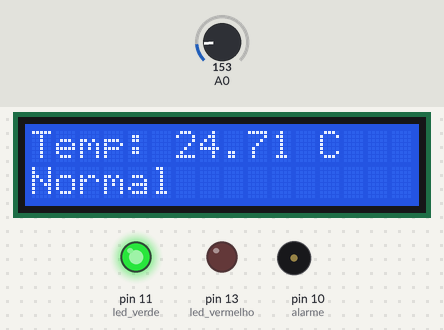
Simulated run of this sketch. Board: Arduino Uno, built with avr-gcc and run on an emulated ATmega328P. Shown: 16×2 character LCD, output pins drawn as LEDs (lit = HIGH), buzzer (waves = sounding). The test bench sets the inputs (shaded band); at power-on: A0 = 153. What the sketch prints to the serial monitor is not drawn.

Above: at 1.2 s.
1.3 s: A0 set to 160
At 3.2 s:
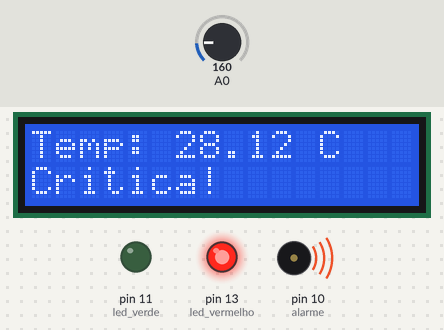
7.3 s: A0 set to 133
At 7.9 s:
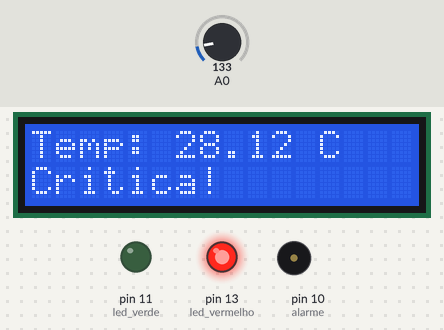
10.0 s: A0 set to 114
At 11.4 s:
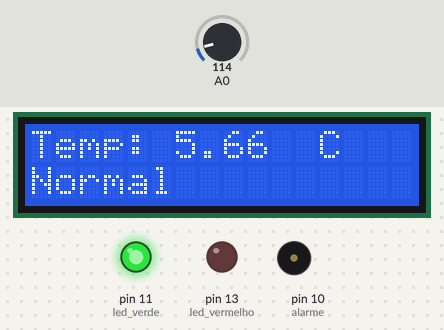
Timing chart, 0 to 13.0 s (numbered marks = the images above; inputs shaded):
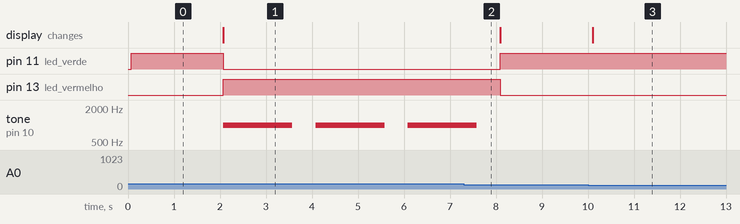

The sketch:

main.ino
```cpp
/* Projeto 1: Estação de Monitorização de Temperatura com TMP36
Descrição: Lê a temperatura ambiente através do sensor TMP36 (A0) e altera o estado dos LEDs (Vermelho = temp > 25º, Verde = temp <= 25º)
*/
#include <LiquidCrystal.h> //incluir biblioteca LC

LiquidCrystal lcd(2,3,4,5,6,7);
void setup()
{
  pinMode(13, OUTPUT); //led vermelho
  pinMode(11, OUTPUT); //led verde
  pinMode(10, OUTPUT); // alarme (buzzer)

  Serial.begin(9600);
  lcd.begin(16,2);

}

void loop()
{
  int leitura =analogRead(A0);
  float volt =leitura *(5.0/1024.0); //converte para volts
  float temp= (volt-0.5)*100; //converte para Celsius

  Serial.print("Temperatura: ");
  Serial.print(temp);
  Serial.println(" C");

  if(temp>25)
  {
    lcd.clear();
    tone(10,1000,1500);
    lcd.setCursor(0,0);
    lcd.print("Temp:");
    lcd.setCursor(6,0);
    lcd.print(temp);
    lcd.setCursor(12,0);
    lcd.print("C");
    lcd.setCursor(0,1);
    lcd.print("Critica!");

   digitalWrite(13, HIGH);//led vermelho acende
   digitalWrite(11, LOW); //led verde desliga

  }
  else
  {
    lcd.clear();
    noTone(10);
    lcd.setCursor(0,0);
    lcd.print("Temp:");
    lcd.setCursor(6,0);
    lcd.print(temp);
    lcd.setCursor(12,0);
    lcd.print("C");
    lcd.setCursor(0,1);
    lcd.print("Normal");
    digitalWrite(11, HIGH); //led verde acende
   digitalWrite(13, LOW);  //led vermelho desliga
  }
  delay(2000); //espera 2 segundos até à próxima leitura
}
```

Measured:
- the behaviour switches between 153 and 154 on A0 (found by bisection; images 0 and 1)
- after the input at 1.3 s, pin 11 (led_verde): HIGH → LOW after 0.78 s; pin 13 (led_vermelho): LOW → HIGH after 0.78 s; tone on pin 10 (alarme): alternates 1000 Hz for 1.5 s and silent for 0.51 s, starting after 0.77 s; the display: changes after 0.78 s (image 1)
- after the input at 7.3 s, pin 11 (led_verde): LOW → HIGH after 0.79 s; pin 13 (led_vermelho): HIGH → LOW after 0.79 s; tone on pin 10 (alarme): goes on until 7.6 s, then stays silent
- after the input at 10.0 s, the display: changes after 0.10 s (image 3)
